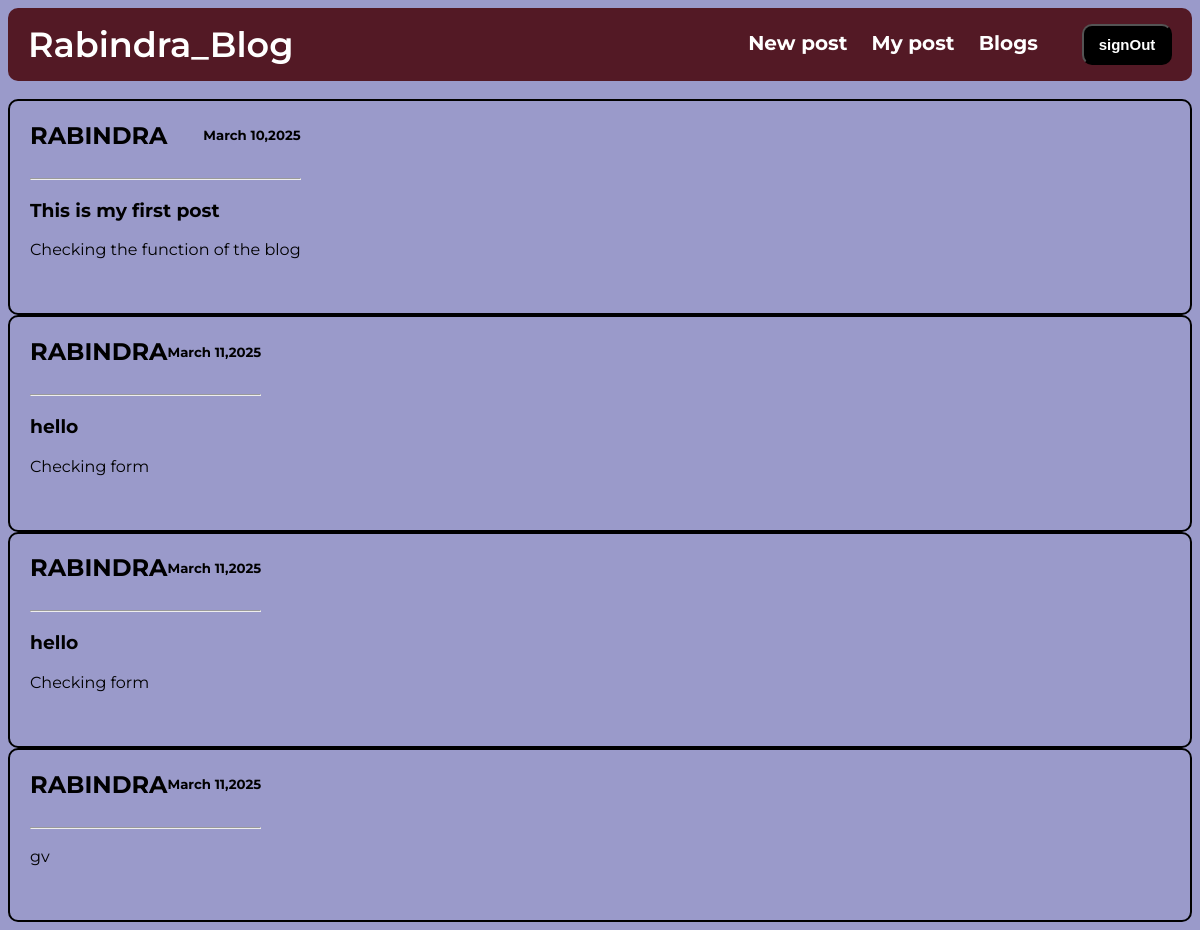
The page /mypost/ (signed in) on the database its author committed.
### home/models.py (models this page shows)
class posts(models.Model):
    title= models.CharField(max_length=100)
    content=models.TextField()
    date_posted=models.DateTimeField(default=timezone.now)
    author= models.ForeignKey(User, on_delete=models.CASCADE)

### home/views.py (the view)
# urls.py: path('mypost/',views.mypost, name='mypost'),
def mypost(request):
    context={
        'posts': posts.objects.filter(author = request.user)
    }
    return render(request,'home/mypost.html', context)

### home/templates/home/mypost.html (shortened to what this page needs)
{% extends "home/base.html"%} {% load static %} {% block extra_css %} <link rel="stylesheet" href="{% static 'home/nav.css' %}" />{% endblock extra_css %} {% block body %}
<nav class="navbar">
  <div class="navdiv">
    <div class="logo"><a href="/homepage">Rabindra_Blog</a></div>
    <ul>
      <li><a href="/newpost">New post</a></li>
      <li><a href="/mypost">My post</a></li>
      <li><a href="/Blogs">Blogs</a></li>
      <button><a href="/signout">signOut</a></button>
    </ul>
  </div>
</nav>
<br />
<div class="container">
  {% for posts in posts %}
  <article class="posts">
    <div class="media">
      <div class="mediadata">
        <h1>{{ posts.author }}</h1>
        <h5>{{ posts.date_posted | date:"F d,Y" }}</h5>
      </div>
      <hr />
      <h3>{{ posts.title }}</h3>
      <p class="article_content">{{ posts.content }}</p>
      <br /><br />
    </div>
  </article>
  {% endfor %}
</div>
{% endblock %}

### home/templates/home/base.html (shortened to what this page needs)
{% load static %}
<!DOCTYPE html>
<html>
    <link href="https://cdn.jsdelivr.net/npm/boxicons@2.1.4/css/boxicons.min.css" rel="stylesheet">
        {% block extra_css %}
        {% endblock %}
    </head>
    <body>
       {% block body %}
       {% endblock %}
    </body>
</html>

### home/static/home/nav.css (style rules this page uses)
* { text-decoration: none; }
body { background-color: #9a9aca; }
.navbar { background: #531925; font-family: "poppins", "Montserrat", serif; padding-right: 20px; padding-left: 20px; border-radius: 10px; }
.navdiv { display: flex; justify-content: space-between; align-items: center; }
.logo a { font-size: 35px; font-weight: 600; color: #fff; }
li { list-style: none; display: inline; }
li a { color: #fff; font-size: 20px; font-weight: bold; margin-right: 20px; }
button { background-color: #000; margin-left: 20px; padding: 10px; border-radius: 10px; width: 90px; }
button a { color: #fff; font-weight: bold; font-size: 15px; }
.posts { border: 2px solid; font-family: "poppins", "Montserrat", serif; padding-right: 20px; padding-left: 20px; border-radius: 10px; display: flex; gap: 100px; }
h1 { text-transform: uppercase; }
.mediadata { align-items: center; display: flex; justify-content: space-between; }
.media { color: #000; }

### rows shown on the page
posts: author "RABINDRA", date_posted "March 10,2025", title "This is my first post", content "Checking the function of the blog"
posts: author "RABINDRA", date_posted "March 11,2025", title "hello", content "Checking form"
posts: author "RABINDRA", date_posted "March 11,2025", title "hello", content "Checking form"
posts: author "RABINDRA", date_posted "March 11,2025", content "gv"
